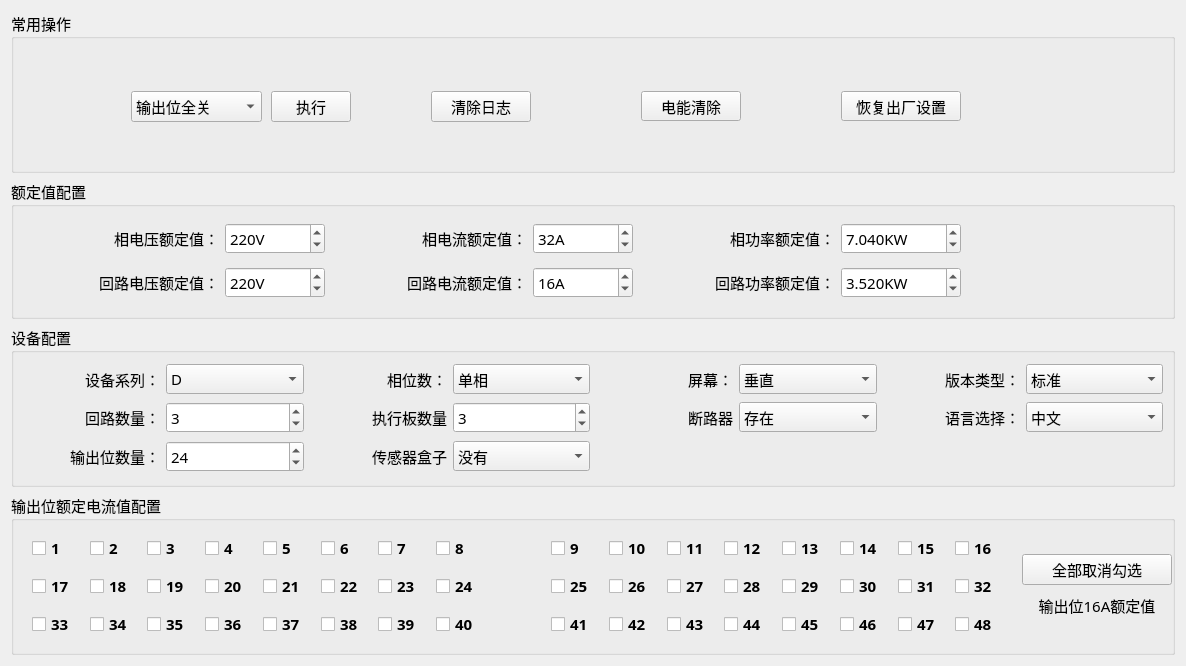
<?xml version="1.0" encoding="UTF-8"?>
<ui version="4.0">
 <class>Home_DevWid</class>
 <widget class="QWidget" name="Home_DevWid">
  <property name="geometry">
   <rect>
    <x>0</x>
    <y>0</y>
    <width>1186</width>
    <height>666</height>
   </rect>
  </property>
  <property name="font">
   <font>
    <family>微软雅黑</family>
    <pointsize>11</pointsize>
   </font>
  </property>
  <property name="windowTitle">
   <string>Form</string>
  </property>
  <layout class="QGridLayout" name="gridLayout_4">
   <item row="0" column="0">
    <widget class="QGroupBox" name="groupBox_1">
     <property name="title">
      <string>常用操作</string>
     </property>
     <widget class="QPushButton" name="logBtn">
      <property name="geometry">
       <rect>
        <x>420</x>
        <y>80</y>
        <width>100</width>
        <height>31</height>
       </rect>
      </property>
      <property name="text">
       <string>清除日志</string>
      </property>
     </widget>
     <widget class="QPushButton" name="outletBtn">
      <property name="geometry">
       <rect>
        <x>260</x>
        <y>80</y>
        <width>80</width>
        <height>31</height>
       </rect>
      </property>
      <property name="text">
       <string>执行</string>
      </property>
     </widget>
     <widget class="QComboBox" name="outletBox">
      <property name="geometry">
       <rect>
        <x>120</x>
        <y>80</y>
        <width>131</width>
        <height>31</height>
       </rect>
      </property>
      <item>
       <property name="text">
        <string>输出位全关</string>
       </property>
      </item>
      <item>
       <property name="text">
        <string>输出位全开</string>
       </property>
      </item>
     </widget>
     <widget class="QPushButton" name="eleClearBtn">
      <property name="geometry">
       <rect>
        <x>630</x>
        <y>80</y>
        <width>100</width>
        <height>30</height>
       </rect>
      </property>
      <property name="text">
       <string>电能清除</string>
      </property>
     </widget>
     <widget class="QPushButton" name="factoryBtn">
      <property name="geometry">
       <rect>
        <x>830</x>
        <y>80</y>
        <width>120</width>
        <height>30</height>
       </rect>
      </property>
      <property name="text">
       <string>恢复出厂设置</string>
      </property>
     </widget>
    </widget>
   </item>
   <item row="1" column="0">
    <widget class="QGroupBox" name="groupBox_2">
     <property name="maximumSize">
      <size>
       <width>16777215</width>
       <height>140</height>
      </size>
     </property>
     <property name="title">
      <string>额定值配置</string>
     </property>
     <layout class="QGridLayout" name="gridLayout_2">
      <item row="0" column="0">
       <widget class="QLabel" name="label_10">
        <property name="text">
         <string>相电压额定值：</string>
        </property>
        <property name="alignment">
         <set>Qt::AlignRight|Qt::AlignTrailing|Qt::AlignVCenter</set>
        </property>
       </widget>
      </item>
      <item row="0" column="1">
       <widget class="QSpinBox" name="lineVolBox">
        <property name="maximumSize">
         <size>
          <width>100</width>
          <height>16777215</height>
         </size>
        </property>
        <property name="suffix">
         <string>V</string>
        </property>
        <property name="minimum">
         <number>0</number>
        </property>
        <property name="maximum">
         <number>600</number>
        </property>
        <property name="value">
         <number>220</number>
        </property>
       </widget>
      </item>
      <item row="0" column="2">
       <widget class="QLabel" name="label_11">
        <property name="text">
         <string>相电流额定值：</string>
        </property>
        <property name="alignment">
         <set>Qt::AlignRight|Qt::AlignTrailing|Qt::AlignVCenter</set>
        </property>
       </widget>
      </item>
      <item row="0" column="3">
       <widget class="QSpinBox" name="lineCurBox">
        <property name="maximumSize">
         <size>
          <width>100</width>
          <height>16777215</height>
         </size>
        </property>
        <property name="suffix">
         <string>A</string>
        </property>
        <property name="value">
         <number>32</number>
        </property>
       </widget>
      </item>
      <item row="0" column="4">
       <widget class="QLabel" name="label_12">
        <property name="text">
         <string>相功率额定值：</string>
        </property>
        <property name="alignment">
         <set>Qt::AlignRight|Qt::AlignTrailing|Qt::AlignVCenter</set>
        </property>
       </widget>
      </item>
      <item row="0" column="6">
       <widget class="QLabel" name="label_17">
        <property name="text">
         <string/>
        </property>
       </widget>
      </item>
      <item row="1" column="0">
       <widget class="QLabel" name="label_13">
        <property name="text">
         <string>回路电压额定值：</string>
        </property>
        <property name="alignment">
         <set>Qt::AlignRight|Qt::AlignTrailing|Qt::AlignVCenter</set>
        </property>
       </widget>
      </item>
      <item row="1" column="1">
       <widget class="QSpinBox" name="loopVolBox">
        <property name="maximumSize">
         <size>
          <width>100</width>
          <height>16777215</height>
         </size>
        </property>
        <property name="suffix">
         <string>V</string>
        </property>
        <property name="prefix">
         <string/>
        </property>
        <property name="maximum">
         <number>600</number>
        </property>
        <property name="value">
         <number>220</number>
        </property>
       </widget>
      </item>
      <item row="1" column="2">
       <widget class="QLabel" name="label_15">
        <property name="text">
         <string>回路电流额定值：</string>
        </property>
        <property name="alignment">
         <set>Qt::AlignRight|Qt::AlignTrailing|Qt::AlignVCenter</set>
        </property>
       </widget>
      </item>
      <item row="1" column="3">
       <widget class="QSpinBox" name="loopCurBox">
        <property name="maximumSize">
         <size>
          <width>100</width>
          <height>16777215</height>
         </size>
        </property>
        <property name="suffix">
         <string>A</string>
        </property>
        <property name="value">
         <number>16</number>
        </property>
       </widget>
      </item>
      <item row="1" column="4">
       <widget class="QLabel" name="label_14">
        <property name="text">
         <string>回路功率额定值：</string>
        </property>
        <property name="alignment">
         <set>Qt::AlignRight|Qt::AlignTrailing|Qt::AlignVCenter</set>
        </property>
       </widget>
      </item>
      <item row="1" column="6">
       <widget class="QLabel" name="label_18">
        <property name="text">
         <string/>
        </property>
       </widget>
      </item>
      <item row="0" column="5">
       <widget class="QDoubleSpinBox" name="linePowBox">
        <property name="maximumSize">
         <size>
          <width>120</width>
          <height>16777215</height>
         </size>
        </property>
        <property name="prefix">
         <string/>
        </property>
        <property name="suffix">
         <string>KW</string>
        </property>
        <property name="decimals">
         <number>3</number>
        </property>
        <property name="value">
         <double>7.040000000000000</double>
        </property>
       </widget>
      </item>
      <item row="1" column="5">
       <widget class="QDoubleSpinBox" name="loopPowBox">
        <property name="maximumSize">
         <size>
          <width>120</width>
          <height>16777215</height>
         </size>
        </property>
        <property name="suffix">
         <string>KW</string>
        </property>
        <property name="decimals">
         <number>3</number>
        </property>
        <property name="value">
         <double>3.520000000000000</double>
        </property>
       </widget>
      </item>
     </layout>
    </widget>
   </item>
   <item row="2" column="0">
    <widget class="QGroupBox" name="groupBox_3">
     <property name="font">
      <font>
       <family>微软雅黑</family>
       <pointsize>11</pointsize>
      </font>
     </property>
     <property name="title">
      <string>设备配置</string>
     </property>
     <layout class="QGridLayout" name="gridLayout">
      <item row="0" column="0">
       <widget class="QLabel" name="label">
        <property name="text">
         <string>设备系列：</string>
        </property>
        <property name="alignment">
         <set>Qt::AlignRight|Qt::AlignTrailing|Qt::AlignVCenter</set>
        </property>
       </widget>
      </item>
      <item row="1" column="6">
       <widget class="QLabel" name="label_9">
        <property name="text">
         <string>语言选择：</string>
        </property>
        <property name="alignment">
         <set>Qt::AlignRight|Qt::AlignTrailing|Qt::AlignVCenter</set>
        </property>
       </widget>
      </item>
      <item row="1" column="2">
       <widget class="QLabel" name="label_3">
        <property name="text">
         <string>执行板数量</string>
        </property>
        <property name="alignment">
         <set>Qt::AlignRight|Qt::AlignTrailing|Qt::AlignVCenter</set>
        </property>
       </widget>
      </item>
      <item row="1" column="5">
       <widget class="QComboBox" name="breakerBox">
        <property name="currentIndex">
         <number>1</number>
        </property>
        <item>
         <property name="text">
          <string>没有</string>
         </property>
        </item>
        <item>
         <property name="text">
          <string>存在</string>
         </property>
        </item>
       </widget>
      </item>
      <item row="0" column="7">
       <widget class="QComboBox" name="standardBox">
        <item>
         <property name="text">
          <string>标准</string>
         </property>
        </item>
        <item>
         <property name="text">
          <string>中性</string>
         </property>
        </item>
       </widget>
      </item>
      <item row="0" column="3">
       <widget class="QComboBox" name="lineNumBox">
        <item>
         <property name="text">
          <string>单相</string>
         </property>
        </item>
        <item>
         <property name="text">
          <string>三相</string>
         </property>
        </item>
       </widget>
      </item>
      <item row="0" column="1">
       <widget class="QComboBox" name="devSpecBox">
        <property name="currentIndex">
         <number>3</number>
        </property>
        <item>
         <property name="text">
          <string>A</string>
         </property>
        </item>
        <item>
         <property name="text">
          <string>B</string>
         </property>
        </item>
        <item>
         <property name="text">
          <string>C</string>
         </property>
        </item>
        <item>
         <property name="text">
          <string>D</string>
         </property>
        </item>
       </widget>
      </item>
      <item row="1" column="1">
       <widget class="QSpinBox" name="loopNumBox">
        <property name="value">
         <number>3</number>
        </property>
       </widget>
      </item>
      <item row="0" column="4">
       <widget class="QLabel" name="label_6">
        <property name="text">
         <string>屏幕：</string>
        </property>
        <property name="alignment">
         <set>Qt::AlignRight|Qt::AlignTrailing|Qt::AlignVCenter</set>
        </property>
       </widget>
      </item>
      <item row="1" column="0">
       <widget class="QLabel" name="label_4">
        <property name="text">
         <string>回路数量：</string>
        </property>
        <property name="alignment">
         <set>Qt::AlignRight|Qt::AlignTrailing|Qt::AlignVCenter</set>
        </property>
       </widget>
      </item>
      <item row="0" column="5">
       <widget class="QComboBox" name="vhBox">
        <item>
         <property name="text">
          <string>垂直</string>
         </property>
        </item>
        <item>
         <property name="text">
          <string>水平</string>
         </property>
        </item>
       </widget>
      </item>
      <item row="0" column="6">
       <widget class="QLabel" name="label_7">
        <property name="text">
         <string>版本类型：</string>
        </property>
        <property name="alignment">
         <set>Qt::AlignRight|Qt::AlignTrailing|Qt::AlignVCenter</set>
        </property>
       </widget>
      </item>
      <item row="1" column="3">
       <widget class="QSpinBox" name="boardNumBox">
        <property name="value">
         <number>3</number>
        </property>
       </widget>
      </item>
      <item row="1" column="4">
       <widget class="QLabel" name="label_5">
        <property name="text">
         <string>断路器</string>
        </property>
        <property name="alignment">
         <set>Qt::AlignRight|Qt::AlignTrailing|Qt::AlignVCenter</set>
        </property>
       </widget>
      </item>
      <item row="0" column="2">
       <widget class="QLabel" name="label_2">
        <property name="text">
         <string>相位数：</string>
        </property>
        <property name="alignment">
         <set>Qt::AlignRight|Qt::AlignTrailing|Qt::AlignVCenter</set>
        </property>
       </widget>
      </item>
      <item row="1" column="7">
       <widget class="QComboBox" name="languageBox">
        <item>
         <property name="text">
          <string>中文</string>
         </property>
        </item>
        <item>
         <property name="text">
          <string>英文</string>
         </property>
        </item>
       </widget>
      </item>
      <item row="2" column="0">
       <widget class="QLabel" name="label_8">
        <property name="text">
         <string>输出位数量：</string>
        </property>
        <property name="alignment">
         <set>Qt::AlignRight|Qt::AlignTrailing|Qt::AlignVCenter</set>
        </property>
       </widget>
      </item>
      <item row="2" column="3">
       <widget class="QComboBox" name="sensorBox">
        <item>
         <property name="text">
          <string>没有</string>
         </property>
        </item>
        <item>
         <property name="text">
          <string>存在</string>
         </property>
        </item>
       </widget>
      </item>
      <item row="2" column="2">
       <widget class="QLabel" name="label_19">
        <property name="text">
         <string>传感器盒子</string>
        </property>
        <property name="alignment">
         <set>Qt::AlignRight|Qt::AlignTrailing|Qt::AlignVCenter</set>
        </property>
       </widget>
      </item>
      <item row="2" column="1">
       <widget class="QSpinBox" name="outputNumBox">
        <property name="value">
         <number>24</number>
        </property>
       </widget>
      </item>
     </layout>
    </widget>
   </item>
   <item row="3" column="0">
    <widget class="QGroupBox" name="groupBox_4">
     <property name="title">
      <string>输出位额定电流值配置</string>
     </property>
     <layout class="QGridLayout" name="gridLayout_5">
      <property name="topMargin">
       <number>0</number>
      </property>
      <property name="rightMargin">
       <number>0</number>
      </property>
      <property name="bottomMargin">
       <number>0</number>
      </property>
      <item row="2" column="1">
       <widget class="QLabel" name="label_16">
        <property name="maximumSize">
         <size>
          <width>150</width>
          <height>35</height>
         </size>
        </property>
        <property name="text">
         <string>输出位16A额定值</string>
        </property>
        <property name="alignment">
         <set>Qt::AlignCenter</set>
        </property>
       </widget>
      </item>
      <item row="0" column="0" rowspan="4">
       <widget class="QWidget" name="checkWid" native="true">
        <property name="font">
         <font>
          <family>微软雅黑</family>
          <pointsize>11</pointsize>
          <bold>true</bold>
         </font>
        </property>
        <layout class="QGridLayout" name="gridLayout_3">
         <item row="0" column="1">
          <widget class="QCheckBox" name="op_2">
           <property name="text">
            <string>2</string>
           </property>
          </widget>
         </item>
         <item row="2" column="1">
          <widget class="QCheckBox" name="op_34">
           <property name="text">
            <string>34</string>
           </property>
          </widget>
         </item>
         <item row="0" column="14">
          <widget class="QCheckBox" name="op_14">
           <property name="text">
            <string>14</string>
           </property>
          </widget>
         </item>
         <item row="1" column="5">
          <widget class="QCheckBox" name="op_22">
           <property name="text">
            <string>22</string>
           </property>
          </widget>
         </item>
         <item row="2" column="16">
          <widget class="QCheckBox" name="op_48">
           <property name="text">
            <string>48</string>
           </property>
          </widget>
         </item>
         <item row="1" column="14">
          <widget class="QCheckBox" name="op_30">
           <property name="text">
            <string>30</string>
           </property>
          </widget>
         </item>
         <item row="0" column="6">
          <widget class="QCheckBox" name="op_7">
           <property name="text">
            <string>7</string>
           </property>
          </widget>
         </item>
         <item row="0" column="10">
          <widget class="QCheckBox" name="op_10">
           <property name="text">
            <string>10</string>
           </property>
          </widget>
         </item>
         <item row="1" column="0">
          <widget class="QCheckBox" name="op_17">
           <property name="text">
            <string>17</string>
           </property>
           <property name="checked">
            <bool>false</bool>
           </property>
          </widget>
         </item>
         <item row="1" column="2">
          <widget class="QCheckBox" name="op_19">
           <property name="text">
            <string>19</string>
           </property>
          </widget>
         </item>
         <item row="2" column="15">
          <widget class="QCheckBox" name="op_47">
           <property name="text">
            <string>47</string>
           </property>
          </widget>
         </item>
         <item row="1" column="12">
          <widget class="QCheckBox" name="op_28">
           <property name="text">
            <string>28</string>
           </property>
          </widget>
         </item>
         <item row="1" column="15">
          <widget class="QCheckBox" name="op_31">
           <property name="text">
            <string>31</string>
           </property>
          </widget>
         </item>
         <item row="2" column="0">
          <widget class="QCheckBox" name="op_33">
           <property name="text">
            <string>33</string>
           </property>
          </widget>
         </item>
         <item row="1" column="7">
          <widget class="QCheckBox" name="op_24">
           <property name="text">
            <string>24</string>
           </property>
           <property name="checked">
            <bool>false</bool>
           </property>
          </widget>
         </item>
         <item row="1" column="16">
          <widget class="QCheckBox" name="op_32">
           <property name="text">
            <string>32</string>
           </property>
          </widget>
         </item>
         <item row="0" column="7">
          <widget class="QCheckBox" name="op_8">
           <property name="text">
            <string>8</string>
           </property>
           <property name="checked">
            <bool>false</bool>
           </property>
          </widget>
         </item>
         <item row="1" column="9">
          <widget class="QCheckBox" name="op_25">
           <property name="text">
            <string>25</string>
           </property>
          </widget>
         </item>
         <item row="2" column="14">
          <widget class="QCheckBox" name="op_46">
           <property name="text">
            <string>46</string>
           </property>
          </widget>
         </item>
         <item row="0" column="9">
          <widget class="QCheckBox" name="op_9">
           <property name="text">
            <string>9</string>
           </property>
           <property name="checked">
            <bool>false</bool>
           </property>
          </widget>
         </item>
         <item row="2" column="3">
          <widget class="QCheckBox" name="op_36">
           <property name="text">
            <string>36</string>
           </property>
          </widget>
         </item>
         <item row="2" column="10">
          <widget class="QCheckBox" name="op_42">
           <property name="text">
            <string>42</string>
           </property>
          </widget>
         </item>
         <item row="2" column="4">
          <widget class="QCheckBox" name="op_37">
           <property name="text">
            <string>37</string>
           </property>
          </widget>
         </item>
         <item row="1" column="4">
          <widget class="QCheckBox" name="op_21">
           <property name="text">
            <string>21</string>
           </property>
          </widget>
         </item>
         <item row="2" column="6">
          <widget class="QCheckBox" name="op_39">
           <property name="text">
            <string>39</string>
           </property>
          </widget>
         </item>
         <item row="0" column="5">
          <widget class="QCheckBox" name="op_6">
           <property name="text">
            <string>6</string>
           </property>
          </widget>
         </item>
         <item row="1" column="1">
          <widget class="QCheckBox" name="op_18">
           <property name="text">
            <string>18</string>
           </property>
          </widget>
         </item>
         <item row="0" column="12">
          <widget class="QCheckBox" name="op_12">
           <property name="text">
            <string>12</string>
           </property>
          </widget>
         </item>
         <item row="1" column="3">
          <widget class="QCheckBox" name="op_20">
           <property name="text">
            <string>20</string>
           </property>
          </widget>
         </item>
         <item row="2" column="12">
          <widget class="QCheckBox" name="op_44">
           <property name="text">
            <string>44</string>
           </property>
          </widget>
         </item>
         <item row="0" column="16">
          <widget class="QCheckBox" name="op_16">
           <property name="text">
            <string>16</string>
           </property>
           <property name="checked">
            <bool>false</bool>
           </property>
          </widget>
         </item>
         <item row="1" column="11">
          <widget class="QCheckBox" name="op_27">
           <property name="text">
            <string>27</string>
           </property>
          </widget>
         </item>
         <item row="0" column="15">
          <widget class="QCheckBox" name="op_15">
           <property name="text">
            <string>15</string>
           </property>
           <property name="checked">
            <bool>false</bool>
           </property>
          </widget>
         </item>
         <item row="0" column="3">
          <widget class="QCheckBox" name="op_4">
           <property name="text">
            <string>4</string>
           </property>
          </widget>
         </item>
         <item row="2" column="2">
          <widget class="QCheckBox" name="op_35">
           <property name="text">
            <string>35</string>
           </property>
          </widget>
         </item>
         <item row="2" column="5">
          <widget class="QCheckBox" name="op_38">
           <property name="text">
            <string>38</string>
           </property>
          </widget>
         </item>
         <item row="2" column="7">
          <widget class="QCheckBox" name="op_40">
           <property name="text">
            <string>40</string>
           </property>
          </widget>
         </item>
         <item row="2" column="11">
          <widget class="QCheckBox" name="op_43">
           <property name="text">
            <string>43</string>
           </property>
          </widget>
         </item>
         <item row="0" column="2">
          <widget class="QCheckBox" name="op_3">
           <property name="text">
            <string>3</string>
           </property>
          </widget>
         </item>
         <item row="0" column="11">
          <widget class="QCheckBox" name="op_11">
           <property name="text">
            <string>11</string>
           </property>
          </widget>
         </item>
         <item row="1" column="10">
          <widget class="QCheckBox" name="op_26">
           <property name="text">
            <string>26</string>
           </property>
          </widget>
         </item>
         <item row="2" column="9">
          <widget class="QCheckBox" name="op_41">
           <property name="text">
            <string>41</string>
           </property>
          </widget>
         </item>
         <item row="1" column="6">
          <widget class="QCheckBox" name="op_23">
           <property name="text">
            <string>23</string>
           </property>
          </widget>
         </item>
         <item row="0" column="13">
          <widget class="QCheckBox" name="op_13">
           <property name="text">
            <string>13</string>
           </property>
          </widget>
         </item>
         <item row="1" column="13">
          <widget class="QCheckBox" name="op_29">
           <property name="text">
            <string>29</string>
           </property>
          </widget>
         </item>
         <item row="0" column="0">
          <widget class="QCheckBox" name="op_1">
           <property name="text">
            <string>1</string>
           </property>
           <property name="checked">
            <bool>false</bool>
           </property>
          </widget>
         </item>
         <item row="2" column="13">
          <widget class="QCheckBox" name="op_45">
           <property name="text">
            <string>45</string>
           </property>
          </widget>
         </item>
         <item row="0" column="4">
          <widget class="QCheckBox" name="op_5">
           <property name="text">
            <string>5</string>
           </property>
          </widget>
         </item>
         <item row="0" column="8">
          <widget class="QLabel" name="label_20">
           <property name="text">
            <string/>
           </property>
          </widget>
         </item>
        </layout>
       </widget>
      </item>
      <item row="1" column="1">
       <widget class="QPushButton" name="uncheckBtn">
        <property name="maximumSize">
         <size>
          <width>180</width>
          <height>16777215</height>
         </size>
        </property>
        <property name="text">
         <string>全部取消勾选</string>
        </property>
       </widget>
      </item>
     </layout>
    </widget>
   </item>
  </layout>
 </widget>
 <resources/>
 <connections/>
</ui>
